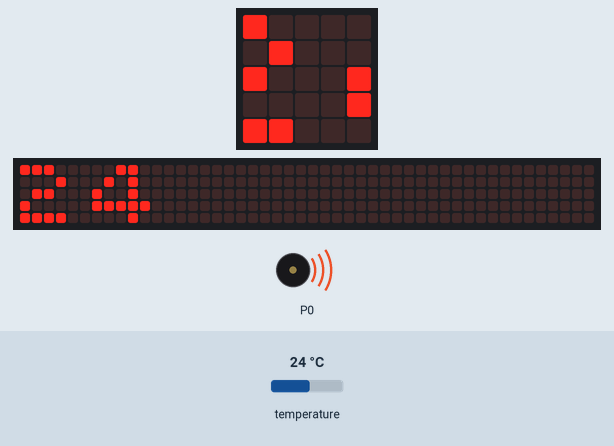
The program below on a simulated BBC micro:bit (MakeCode). On the bench: the board's 5×5 LED display, a strip that is not on the board, showing the scrolling text unrolled, buzzer (waves = sounding). The inputs (shaded band) are chosen by the test bench; at power-on: temperature 24 °C. The 48×5 strip is a reading aid, not a part: it shows the text the display is scrolling, unrolled, one strip-width of it at a time.

Above: at 1.2 s.
1.3 s: temperature set to 33 °C
At 2.87 s:
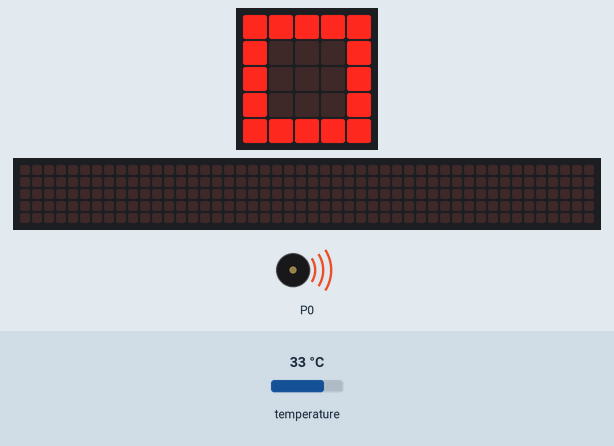
4.8 s: temperature set to 12 °C
At 6.4 s:
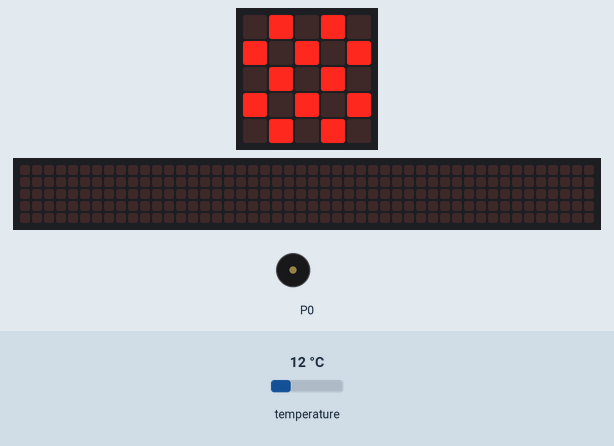
8.1 s: temperature set to 19 °C
At 10.03 s:
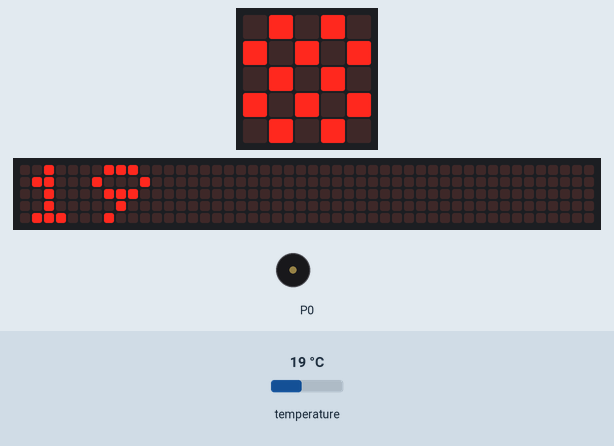
Timing chart, 0 to 11.5 s (numbered marks = the images above; inputs shaded):
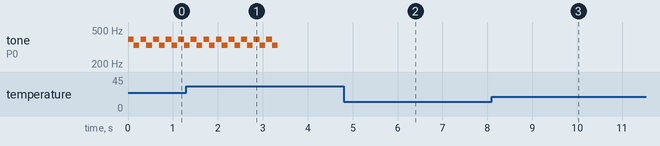

The program:

main.ts
```typescript
let tenperatura_neurtu = 0
music.setVolume(127)
basic.forever(function () {
    if (tenperatura_neurtu < 30) {
        music.playTone(392, music.beat(BeatFraction.Quarter))
        music.playTone(330, music.beat(BeatFraction.Quarter))
    } else if (tenperatura_neurtu < 30) {
        music.playTone(698, music.beat(BeatFraction.Quarter))
        music.playTone(587, music.beat(BeatFraction.Quarter))
    }
})
basic.forever(function () {
    tenperatura_neurtu += input.temperature()
    basic.showString("" + (input.temperature()))
    if (input.temperature() < 30) {
        basic.showIcon(IconNames.Chessboard)
    } else if (input.temperature() > 30) {
        basic.showIcon(IconNames.Square)
    }
})
```

test.ts
```typescript
// aquí va el archivo "tests"; esto no se compilará cuando este paquete se utilice como una extensión.
```

Measured:
- after the input at 1.3 s, the display: first differs from a run without the input after 1.4 s (image 1)
- after the input at 4.8 s, the display: first differs from a run without the input after 1.2 s (image 2)
- by itself, tone on P0: repeats every 0.28 s: 392 Hz 0.13 s, 330 Hz 0.13 s, silent 0.03 s, until it stays silent from 3.3 s
- what the display in image 1 shows lasts 0.6 s, from 2.7 s to 3.3 s
